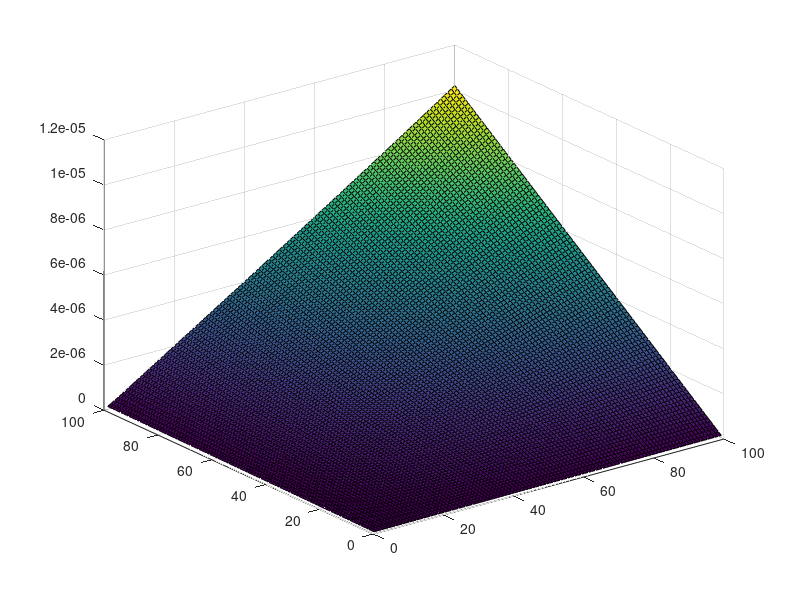

Source code (MATLAB):
disp=1000;
g=1000;
Kb=8.6173324e-2;
T=8;
KbT = Kb*T;

f = @(e,g)(e.*g.*disp./((e.^2 - disp.^2).^2+4*(g.*e).^2)./(1-exp(-e/KbT)));

e = 1:1:100;
g = 1:1:100;
[X,Y] = meshgrid(e,g);
ff = f(X,Y);
%ff = reshape(ff,numel(e),numel(g));
%
surf(ff)